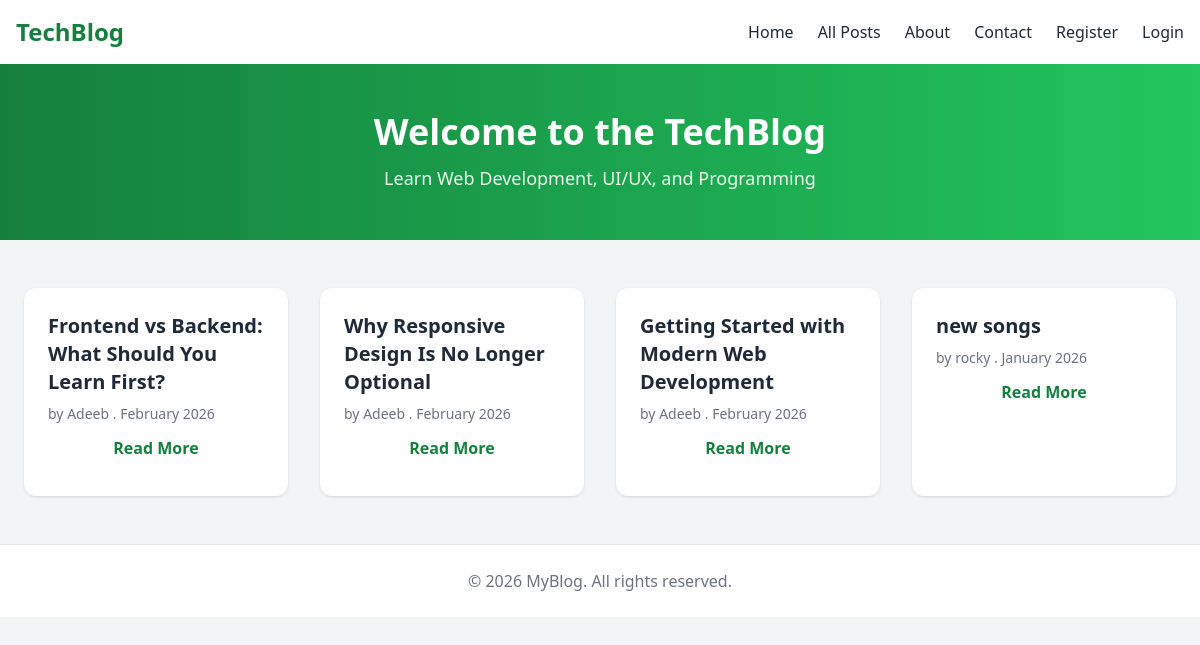
Page /blog on the committed database.
### blog/models.py (models this page shows, shortened)
class Post(models.Model):
    title = models.CharField(max_length=200)
    content = models.TextField()
    author = models.ForeignKey(User, on_delete=models.CASCADE)
    created_at = models.DateTimeField(auto_now_add=True)

### blog/views.py (the view)
# urls.py: path('blog', views.post_list, name='post_list'),
def post_list(request):
    posts = Post.objects.all().order_by('-created_at')
    return render(request, 'blog/post_list.html', {'posts': posts})

### blog/templates/blog/post_list.html (shortened to what this page needs)
{% extends "base.html" %}
{% block grid %}
<div class="max-w-7xl mx-auto px-6 py-12 grid grid-cols-1 md:grid-cols-4 gap-8">
        {% if posts %}
        {% for post in posts %}
            <article class="bg-white rounded-xl shadow p-6 hover:shadow-lg transition">
                <h3 class="text-xl font-semibold mb-2">
                    {{ post.title }}
                </h3>
                <p class="text-sm text-gray-500 mb-3">
                    <span class="text-sm text-gray-500 mt-2">
                        by {{ post.author }} .
                    </span>
                    <span class="text-sm font-light text-gray-500">
                        {{ post.created_at|date:"F Y" }}
                    </span>
                </p>
                <div class="flex flex-col gap-3 text-st">
                    <button class="text-green-700 font-semibold hover:underline">
                        <a href="{% url 'post_detail' post.pk %}">Read More</a>
                    </button>
                </div>
              </article>
    {% endfor %}
</div>
    {% else %}
    <p class="text-gray-700 font-bold flex justify-center">No Posts Added Yet</p>
    {% endif %}
{% endblock grid %}

### templates/base.html (shortened to what this page needs)
<!DOCTYPE html>
<html lang="en">
<head>
  {% load static %}
  <link href="{% static 'css/main.css' %}" rel="stylesheet"/>
</head>
<body class="bg-gray-100 text-gray-800">
  <header class="bg-white shadow">
    <div class="max-w-7xl mx-auto px-4 py-4 flex justify-between items-center">
      <h1 class="text-xl sm:text-2xl font-bold text-green-700">
        <a href="{% url 'post_home' %}">TechBlog</a>
      </h1>
      <nav class="space-x-6 hidden md:flex items-center">
        <a href="{% url 'post_home' %}" class="hover:text-green-700">Home</a>
        <a href="{% url 'post_list' %}" class="hover:text-green-700">All Posts</a>
        <a href="{% url 'about' %}" class="hover:text-green-700">About</a>
        <a href="{% url 'contact' %}" class="hover:text-green-700">Contact</a>
        {% if user.is_authenticated %}
          <a href="{% url 'post_create' %}" class="hover:text-green-700">Create</a>
          <a href="{% url 'logout' %}" class="hover:text-green-700">Logout</a>
          <span class="text-sm">
            Hi, <span class="font-semibold text-green-700">{{ user.username }}</span>
          </span>
        {% else %}
          <a href="{% url 'register' %}" class="hover:text-green-700">Register</a>
          <a href="{% url 'login' %}" class="hover:text-green-700">Login</a>
        {% endif %}
      </nav>
    </div>
  </header>
  <section class="bg-gradient-to-r from-green-700 to-green-500 text-white">
    <div class="max-w-7xl mx-auto px-4 py-8 sm:py-12 text-center">
      <h2 class="text-2xl sm:text-4xl font-bold mb-3">
        Welcome to the TechBlog
      </h2>
      <p class="text-sm sm:text-lg opacity-90">
        Learn Web Development, UI/UX, and Programming
      </p>
    </div>
  </section>
  <main class="rounded-lg">
    {% block grid %}{% endblock grid %}
  </main>
  <footer class="bg-white border-t">
    <div class="max-w-7xl mx-auto px-6 py-6 text-center text-gray-500">
      © 2026 MyBlog. All rights reserved.
    </div>
  </footer>
</body>
</html>

### rows in the picture
Post: title "Frontend vs Backend: What Should You Learn First?", author "Adeeb", created_at "February 2026"
Post: title "Why Responsive Design Is No Longer Optional", author "Adeeb", created_at "February 2026"
Post: title "Getting Started with Modern Web Development", author "Adeeb", created_at "February 2026"
Post: title "new songs", author "rocky", created_at "January 2026"
